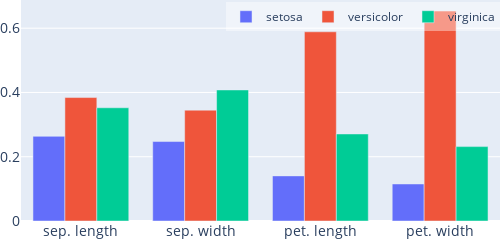

Source (notebook cell):
### Code cell
#Plot the Shapley compositions as histograms
fig = explainer.shapley_histogram(figheight=200)
fig.write_image(os.path.join(out_dir, 'ex_eq3_histo.pdf'))

### Figure 1 — Plotly figure (JSON) as saved in the notebook; plotly's stock layout.template omitted (floating-point values rounded to 4 significant figures)
{"data": [{"name": "setosa", "type": "bar", "x": ["sep. length", "sep. width", "pet. length", "pet. width"], "y": [0.2635, 0.2473, 0.1404, 0.1152]}, {"name": "versicolor", "type": "bar", "x": ["sep. length", "sep. width", "pet. length", "pet. width"], "y": [0.3842, 0.3449, 0.5888, 0.6533]}, {"name": "virginica", "type": "bar", "x": ["sep. length", "sep. width", "pet. length", "pet. width"], "y": [0.3523, 0.4078, 0.2708, 0.2314]}], "layout": {"autosize": false, "bargroupgap": 0, "barmode": "group", "font": {"size": 14}, "height": 200, "legend": {"bgcolor": "rgba(255,255,255,0.4)", "font": {"size": 12}, "orientation": "h", "x": 1, "xanchor": "right", "y": 0.99, "yanchor": "top"}, "margin": {"b": 0, "l": 0, "r": 0, "t": 0}, "width": 500, "xaxis": {"autorange": true, "range": [-0.5, 3.5], "type": "category"}, "yaxis": {"autorange": true, "range": [0, 0.6877], "type": "linear"}}}
